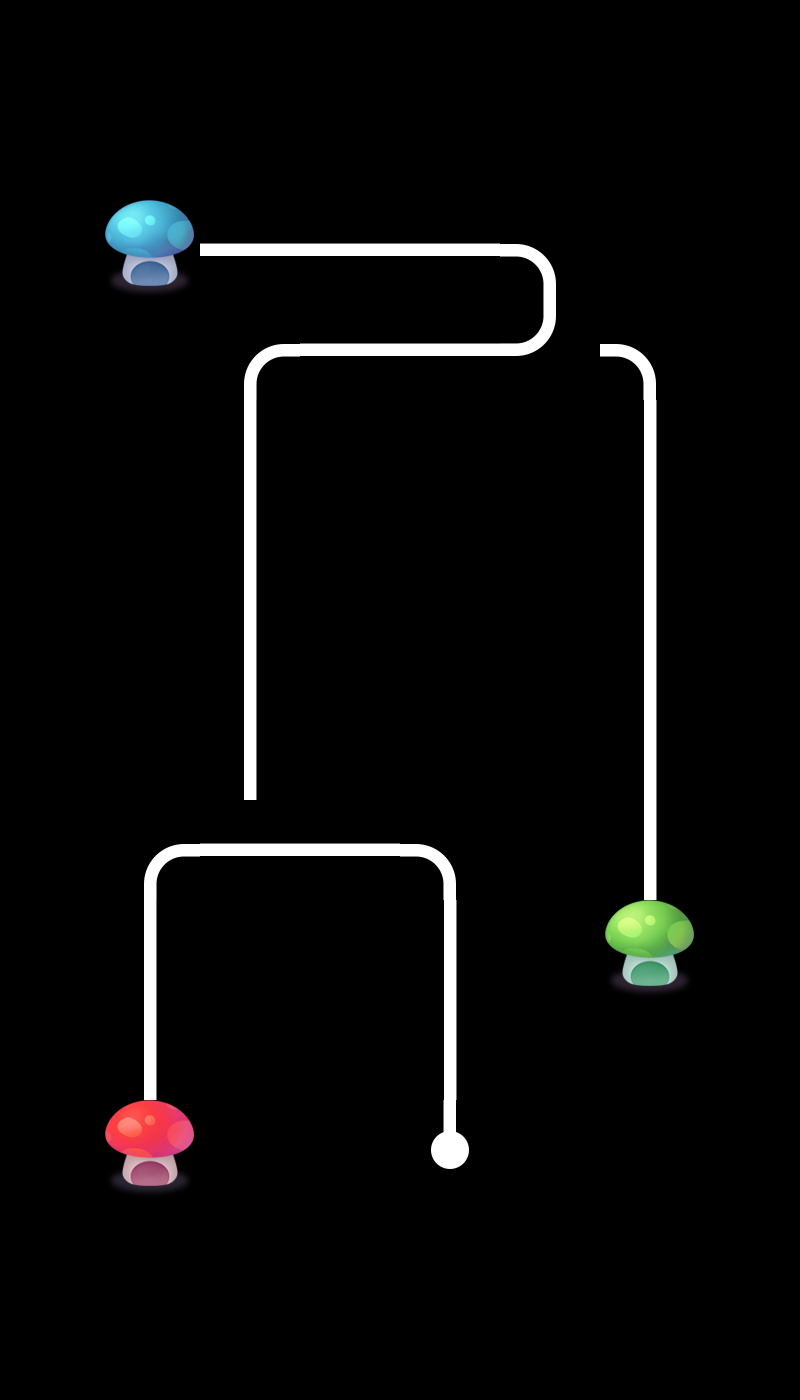

Below is a game level as drawn by its tile map, then a one-line description and the .tmx that defines it (tile-layer data replaced by summaries):
An orthogonal 8x14 tile map with 100x100 px tiles, 1 tile layer (layer0) and 2 objects.

<map version="1.0" orientation="orthogonal" renderorder="right-down" width="8" height="14" tilewidth="100" tileheight="100" nextobjectid="3">
 <tileset firstgid="1" name="tiled" tilewidth="100" tileheight="100">
  <image source="tiled.png" width="500" height="400" />
 </tileset>
 <layer name="layer0" width="8" height="14">
  <data>[112 cells, 30 non-empty, 9 distinct tile ids]</data>
 </layer>
 <objectgroup name="object1">
  <object id="1" x="518.182" y="318.182" width="60.6061" height="54.5455">
   <properties>
    <property name="id" value="1" />
   </properties>
  </object>
  <object id="2" x="224.242" y="824.242" width="60.6061" height="54.5455">
   <properties>
    <property name="id" value="0" />
   </properties>
  </object>
 </objectgroup>
</map>
